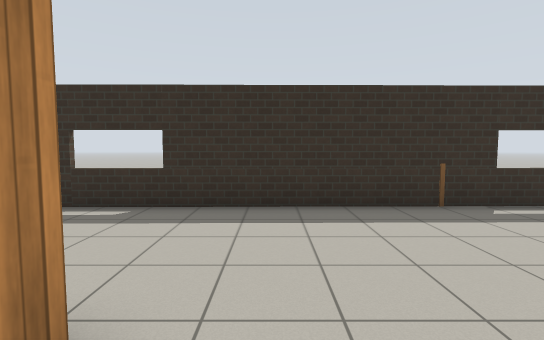
view 1 (above)

12 first-person views from a walk through a robot-simulator world made for Gazebo. The camera is 1.2 m above the floor, tilts 4° down and sees 85° across. The floor is counted in squares, 1 m on a side. Each view is taken from the middle of a square. On the plan, view 1 faces up. The plan holds only what a view shows up to about 13 squares ahead; the rest is blank. Simple patterns stand in for the simulator's built-in surfaces.

view 2
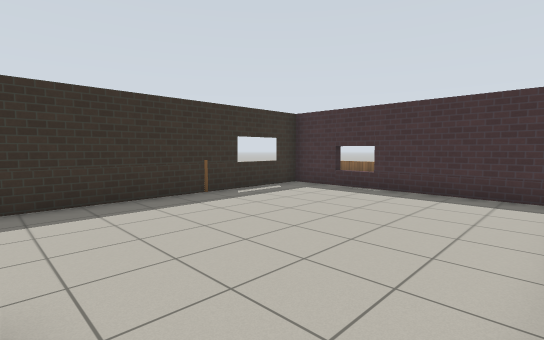

view 3
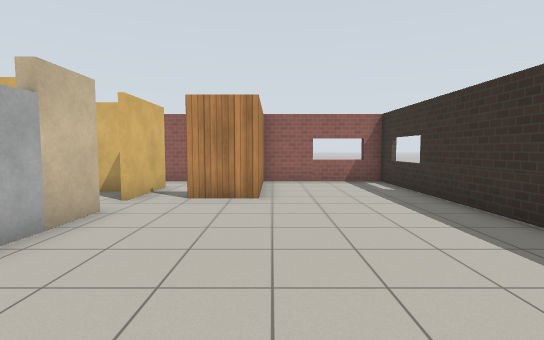

view 4
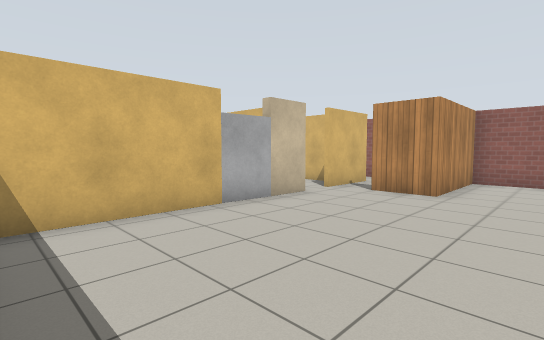

view 5
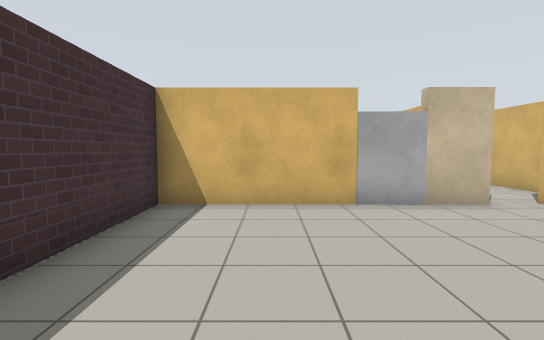

view 6
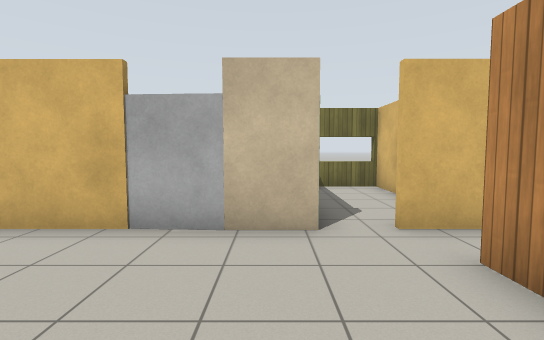

view 7
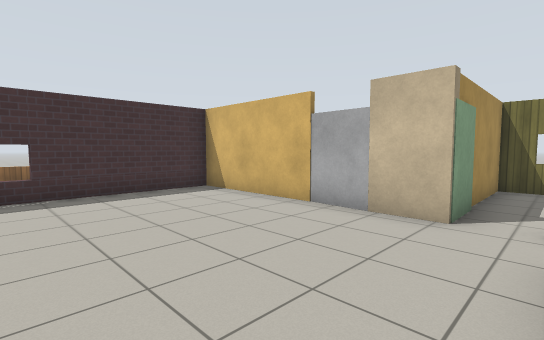

view 8
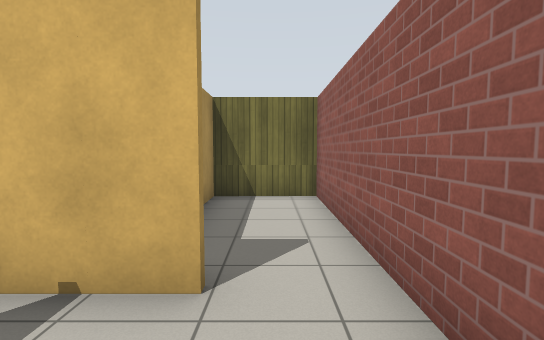

view 9
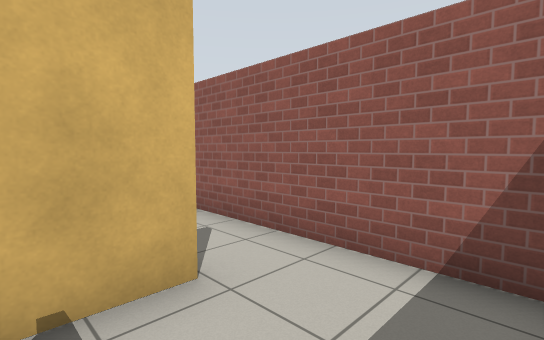

view 10
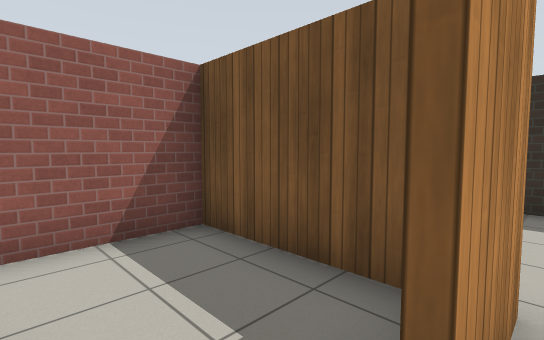

view 11
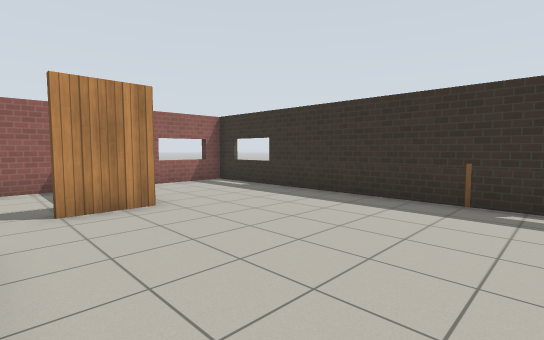

view 12
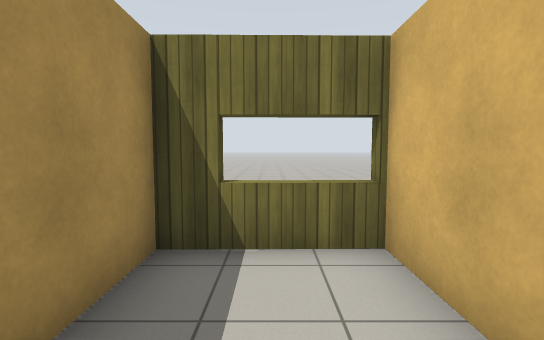

### Floor plan
Points are (right, up) in squares from view 1. A wall is a line through its corners. A room is listed if a view was taken in it or the views show most of it. See-through windows are left out.
Room 1 (views 1, 3, 4, 5, 6, 7, 11)
walls: (3.4, -1.4) (7.5, -1.4) (7.5, 6.2) (-5.1, 6.1) (-5.1, 2.1); (0.4, -1.4) (1.6, -1.4); (-5.1, 1.7) (-1.2, 1.7) (-1.2, -0.1)
ways out: opening at (-1, -1) to room 2; opening at (0, -2) to room 3
Room 2 (views 2, 8, 9, 10)
walls: (-3.5, -1.4) (-0.9, -1.4); (-1.9, 1.5) (-5.1, 1.5); (-5.1, 2.1) (-5.1, -6.6) (-2.5, -6.5) (-2.5, -5.4)
ways out: opening at (-1, -1) to room 1
Room 3 (view 12)
walls: (-2.4, -2.2) (-2.4, -6.9); (-2.4, -6.5) (0.4, -6.5) (0.4, -1.4)
ways out: opening at (0, -2) to room 1

Positions as (right, up) in squares from view 1, and headings:
1: (0, 0), facing up
2: (-1, -1), facing up-right
3: (6, 2), facing left
4: (7, 4), facing down-left
5: (5, 5), facing down
6: (1, 3), facing down
7: (-1, 4), facing down-right
8: (-4, 1), facing down
9: (-2, 1), facing down-left
10: (-1, -1), facing up-left
11: (5, -1), facing up-left
12: (-1, -3), facing down
